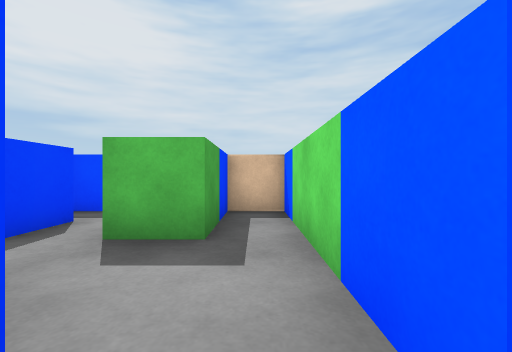
[1] (above)

17 first-person views from a walk through a 3-D level made in the Unity game engine. The camera is 0.62 m above the floor, looks level and sees 90° across. The floor is counted in squares, 1 m on a side. Each view is taken from the middle of a square. On the plan, view 1 faces up. The plan holds only what a view shows up to about 9 squares ahead; the rest is blank. The player character is not drawn.

[2]
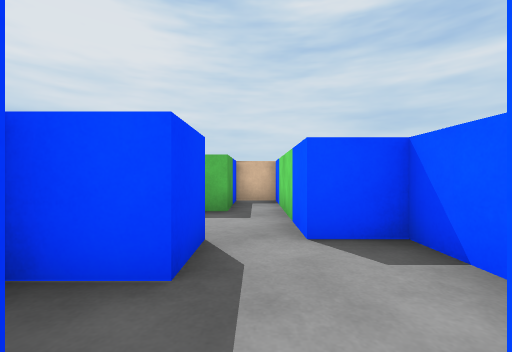

[3]
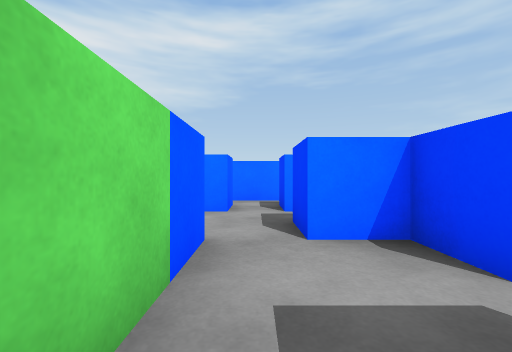

[4]
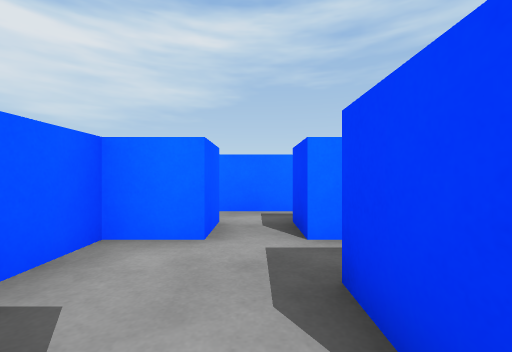

[5]
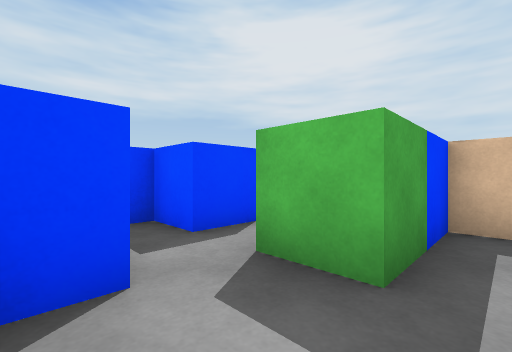

[6]
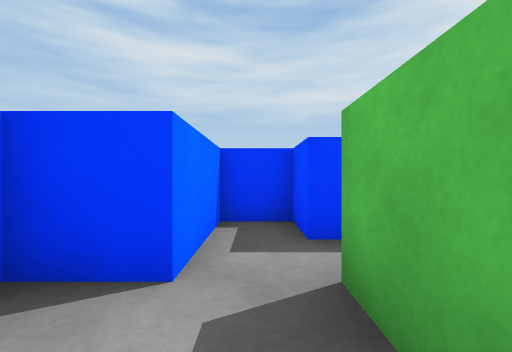

[7]
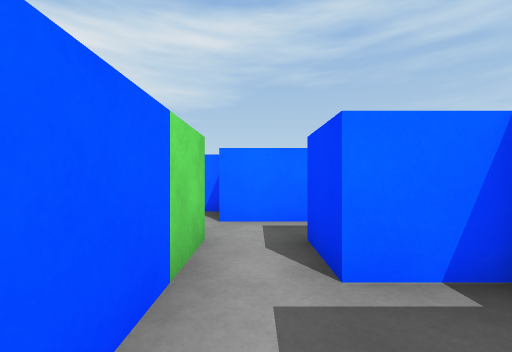

[8]
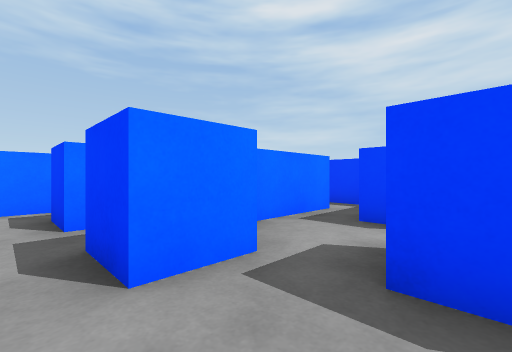

[9]
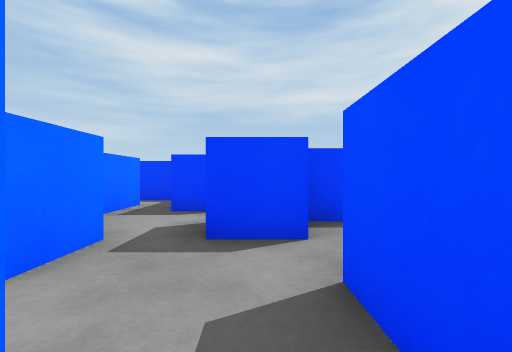

[10]
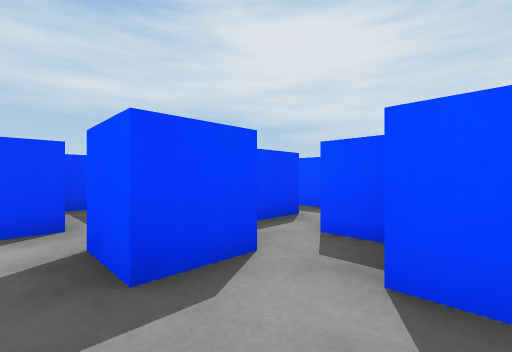

[11]
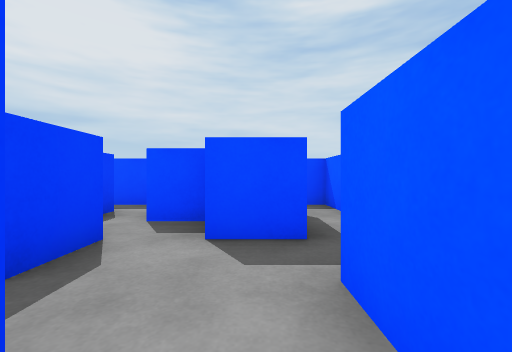

[12]
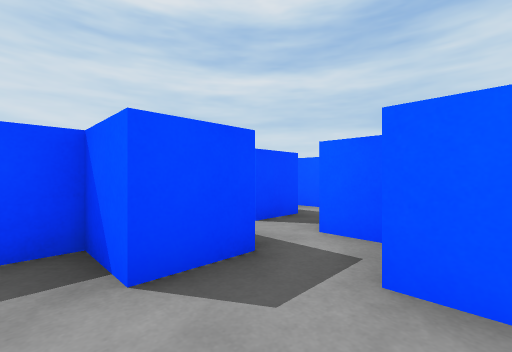

[13]
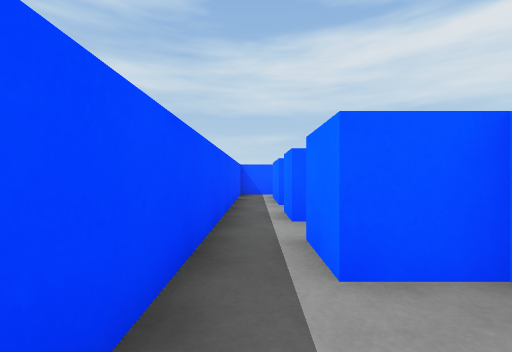

[14]
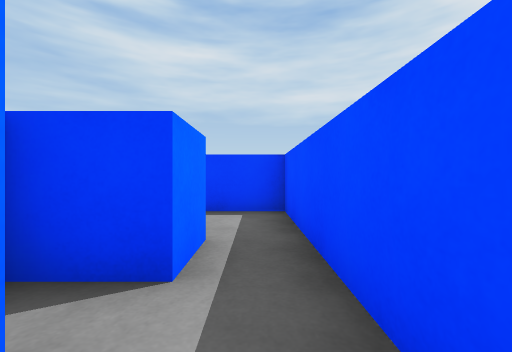

[15]
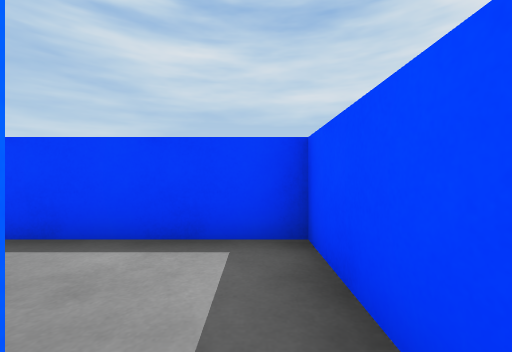

[16]
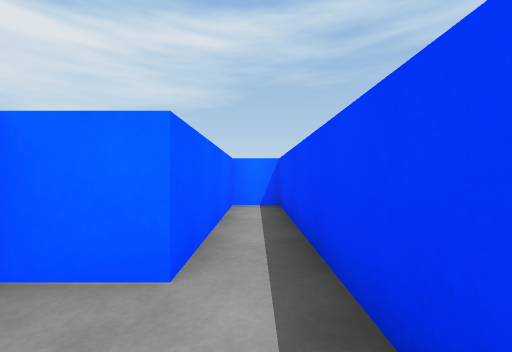

[17]
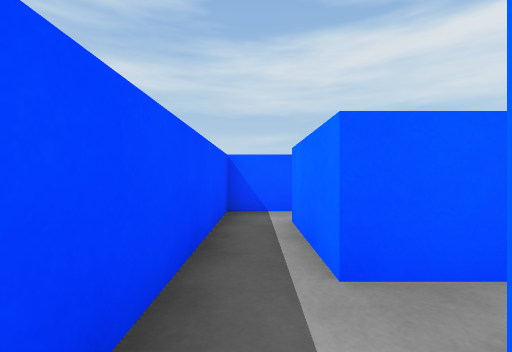

### Floor plan
Key: @ floor where view 1 was taken; # wall or solid block; . floor; C cube.
Columns run from 10 left of view 1 to 2 right of it. Each row starts with its distance up from view 1.
 11 ###########
 10 #.........#
  9 #..#.#.##.#.#
  8 #.#####.#...
  7 #.#...#...#
  6 #.###....##
  5 #.#...##.#C#
  4 ###.###..#.#
  3       ##.#.#
  2       #....#
  1       ###..##
  0         ##@.#
 -1          ...#
 -2          #.##
 -3          #..
 -4          ###

Positions as (right, up) in squares from view 1, and headings:
1: (0, 0), facing up
2: (0, -2), facing up
3: (0, 3), facing down
4: (0, 1), facing down
5: (0, 1), facing up-left
6: (0, 2), facing left
7: (-2, 5), facing down
8: (-2, 7), facing down-left
9: (-1, 7), facing left
10: (-2, 6), facing up-left
11: (-2, 5), facing up
12: (-3, 6), facing up-right
13: (-9, 10), facing right
14: (-5, 10), facing left
15: (-7, 10), facing left
16: (-9, 10), facing down
17: (-5, 10), facing right
